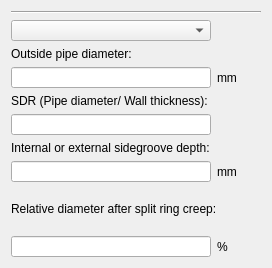
           <widget class="QFrame" name="pipeframe">
            <property name="minimumSize">
             <size>
              <width>0</width>
              <height>0</height>
             </size>
            </property>
            <property name="maximumSize">
             <size>
              <width>16777215</width>
              <height>0</height>
             </size>
            </property>
            <property name="sizeIncrement">
             <size>
              <width>0</width>
              <height>0</height>
             </size>
            </property>
            <property name="frameShape">
             <enum>QFrame::Box</enum>
            </property>
            <property name="frameShadow">
             <enum>QFrame::Plain</enum>
            </property>
            <property name="lineWidth">
             <number>0</number>
            </property>
            <layout class="QGridLayout" name="gridLayout_4">
             <item row="4" column="0">
              <widget class="QLabel" name="PipeID_25">
               <property name="text">
                <string>SDR (Pipe diameter/ Wall thickness): </string>
               </property>
              </widget>
             </item>
             <item row="1" column="0">
              <widget class="QComboBox" name="pipename">
               <property name="minimumSize">
                <size>
                 <width>200</width>
                 <height>21</height>
                </size>
               </property>
               <property name="maximumSize">
                <size>
                 <width>200</width>
                 <height>28</height>
                </size>
               </property>
              </widget>
             </item>
             <item row="3" column="0">
              <layout class="QHBoxLayout" name="horizontalLayout_11">
               <item>
                <widget class="QLineEdit" name="outsidediameter">
                 <property name="minimumSize">
                  <size>
                   <width>200</width>
                   <height>21</height>
                  </size>
                 </property>
                 <property name="maximumSize">
                  <size>
                   <width>200</width>
                   <height>21</height>
                  </size>
                 </property>
                </widget>
               </item>
               <item>
                <widget class="QLabel" name="label_24">
                 <property name="text">
                  <string>mm</string>
                 </property>
                </widget>
               </item>
              </layout>
             </item>
             <item row="2" column="0">
              <widget class="QLabel" name="PipeID_22">
               <property name="text">
                <string>Outside pipe diameter:</string>
               </property>
              </widget>
             </item>
             <item row="5" column="0">
              <widget class="QLineEdit" name="sdr">
               <property name="minimumSize">
                <size>
                 <width>200</width>
                 <height>21</height>
                </size>
               </property>
               <property name="maximumSize">
                <size>
                 <width>200</width>
                 <height>21</height>
                </size>
               </property>
              </widget>
             </item>
             <item row="7" column="0">
              <layout class="QHBoxLayout" name="horizontalLayout_13">
               <item>
                <widget class="QLineEdit" name="groovedepth">
                 <property name="minimumSize">
                  <size>
                   <width>200</width>
                   <height>21</height>
                  </size>
                 </property>
                 <property name="maximumSize">
                  <size>
                   <width>200</width>
                   <height>21</height>
                  </size>
                 </property>
                </widget>
               </item>
               <item>
                <widget class="QLabel" name="label_25">
                 <property name="text">
                  <string>mm</string>
                 </property>
                </widget>
               </item>
              </layout>
             </item>
             <item row="8" column="0">
              <widget class="QLabel" name="PipeID_23">
               <property name="sizePolicy">
                <sizepolicy hsizetype="Fixed" vsizetype="Fixed">
                 <horstretch>0</horstretch>
                 <verstretch>0</verstretch>
                </sizepolicy>
               </property>
               <property name="minimumSize">
                <size>
                 <width>250</width>
                 <height>42</height>
                </size>
               </property>
               <property name="maximumSize">
                <size>
                 <width>250</width>
                 <height>42</height>
                </size>
               </property>
               <property name="text">
                <string>Relative diameter after split ring creep:</string>
               </property>
               <property name="wordWrap">
                <bool>true</bool>
               </property>
              </widget>
             </item>
             <item row="9" column="0">
              <layout class="QHBoxLayout" name="horizontalLayout_14">
               <item>
                <widget class="QLineEdit" name="relativediameter">
                 <property name="minimumSize">
                  <size>
                   <width>200</width>
                   <height>21</height>
                  </size>
                 </property>
                 <property name="maximumSize">
                  <size>
                   <width>200</width>
                   <height>21</height>
                  </size>
                 </property>
                </widget>
               </item>
               <item>
                <widget class="QLabel" name="label_26">
                 <property name="text">
                  <string>%</string>
                 </property>
                </widget>
               </item>
              </layout>
             </item>
             <item row="6" column="0">
              <widget class="QLabel" name="PipeID_24">
               <property name="text">
                <string>Internal or external sidegroove depth: </string>
               </property>
              </widget>
             </item>
             <item row="10" column="0">
              <spacer name="verticalSpacer_4">
               <property name="orientation">
                <enum>Qt::Vertical</enum>
               </property>
               <property name="sizeHint" stdset="0">
                <size>
                 <width>20</width>
                 <height>40</height>
                </size>
               </property>
              </spacer>
             </item>
             <item row="0" column="0">
              <widget class="Line" name="line_10">
               <property name="orientation">
                <enum>Qt::Horizontal</enum>
               </property>
              </widget>
             </item>
            </layout>
           </widget>
